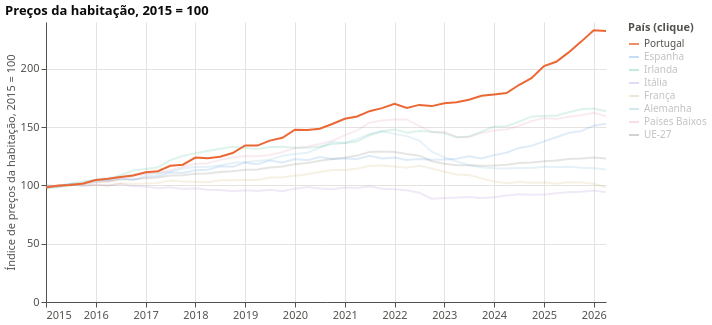

The cell this chart's notebook holds for it:
### Markdown cell above
## Passo 4. Responder à pergunta

### Preços da habitação desde 2015, face aos outros países

**Alterne entre real e nominal** com os botões por baixo do gráfico; **clique num país na legenda** para o
destacar. Os preços reais retiram a inflação no consumidor, e isso conta: o índice de Portugal triplicou em termos nominais e
mais do que duplicou em termos reais.

### Code cell
long = q[q["quarter_start"] >= "2015-01-01"].melt(id_vars=["country", "quarter_start"], value_vars=["nominal", "real"],
                                                  var_name="measure", value_name="index")
measure = alt.param(name="measure", value="real", bind=alt.binding_radio(options=["real", "nominal"], name="Preços: "))
country = alt.selection_point(fields=["country"], bind="legend", value=[{"country": "Portugal"}])
alt.Chart(long).transform_filter("datum.measure == measure").mark_line(strokeWidth=2).encode(
    x=alt.X("quarter_start:T", title=None),
    y=alt.Y("index:Q", title="Índice de preços da habitação, 2015 = 100"),
    color=alt.Color("country:N", scale=PALETTE, title="País (clique)"),
    opacity=alt.condition(country, alt.value(1), alt.value(0.15)),
    strokeWidth=alt.condition(country, alt.value(3), alt.value(1.5)),
    tooltip=["country", alt.Tooltip("quarter_start:T", title="Trimestre", format="%Y T%q"), alt.Tooltip("index:Q", format=".1f")],
).add_params(measure, country).properties(width=560, height=280, title="Preços da habitação, 2015 = 100")

### Figure 1 — Vega-Lite specification as saved in the notebook (floating-point values rounded to 4 significant figures; data arrays with more than 128 entries replaced by an {"elided": "..."} marker saying what was removed)
{"config": {"view": {"stroke": null}, "axis": {"gridColor": "#e4e3df", "domainColor": "#52514e", "tickColor": "#52514e", "labelColor": "#52514e", "titleColor": "#52514e", "labelFontSize": 11, "titleFontSize": 11, "titleFontWeight": "normal"}, "legend": {"labelColor": "#52514e", "titleColor": "#52514e"}, "title": {"anchor": "start", "fontSize": 13, "color": "#0b0b0b"}, "font": "system-ui, -apple-system, Segoe UI, sans-serif"}, "data": {"name": "data-6a4f6f20c08c92c11bb549a66586604f"}, "mark": {"type": "line", "strokeWidth": 2}, "encoding": {"color": {"field": "country", "scale": {"domain": ["Portugal", "Espanha", "Irlanda", "Itália", "França", "Alemanha", "Países Baixos", "UE-27"], "range": ["#eb6834", "#2a78d6", "#1baf7a", "#9a6fd0", "#c2a34a", "#5aa5c9", "#d77fa1", "#52514e"]}, "title": "País (clique)", "type": "nominal"}, "opacity": {"condition": {"param": "param_fefaa24df15afff4", "value": 1}, "value": 0.15}, "strokeWidth": {"condition": {"param": "param_fefaa24df15afff4", "value": 3}, "value": 1.5}, "tooltip": [{"field": "country", "type": "nominal"}, {"field": "quarter_start", "format": "%Y T%q", "title": "Trimestre", "type": "temporal"}, {"field": "index", "format": ".1f", "type": "quantitative"}], "x": {"field": "quarter_start", "title": null, "type": "temporal"}, "y": {"field": "index", "title": "Índice de preços da habitação, 2015 = 100", "type": "quantitative"}}, "height": 280, "params": [{"name": "measure", "bind": {"input": "radio", "options": ["real", "nominal"], "name": "Preços: "}, "value": "real"}, {"name": "param_fefaa24df15afff4", "select": {"type": "point", "fields": ["country"]}, "bind": "legend", "value": [{"country": "Portugal"}]}], "title": "Preços da habitação, 2015 = 100", "transform": [{"filter": "datum.measure == measure"}], "width": 560, "$schema": "https://vega.github.io/schema/vega-lite/v6.4.1.json", "datasets": {"data-6a4f6f20c08c92c11bb549a66586604f": {"elided": "736 records"}}}
